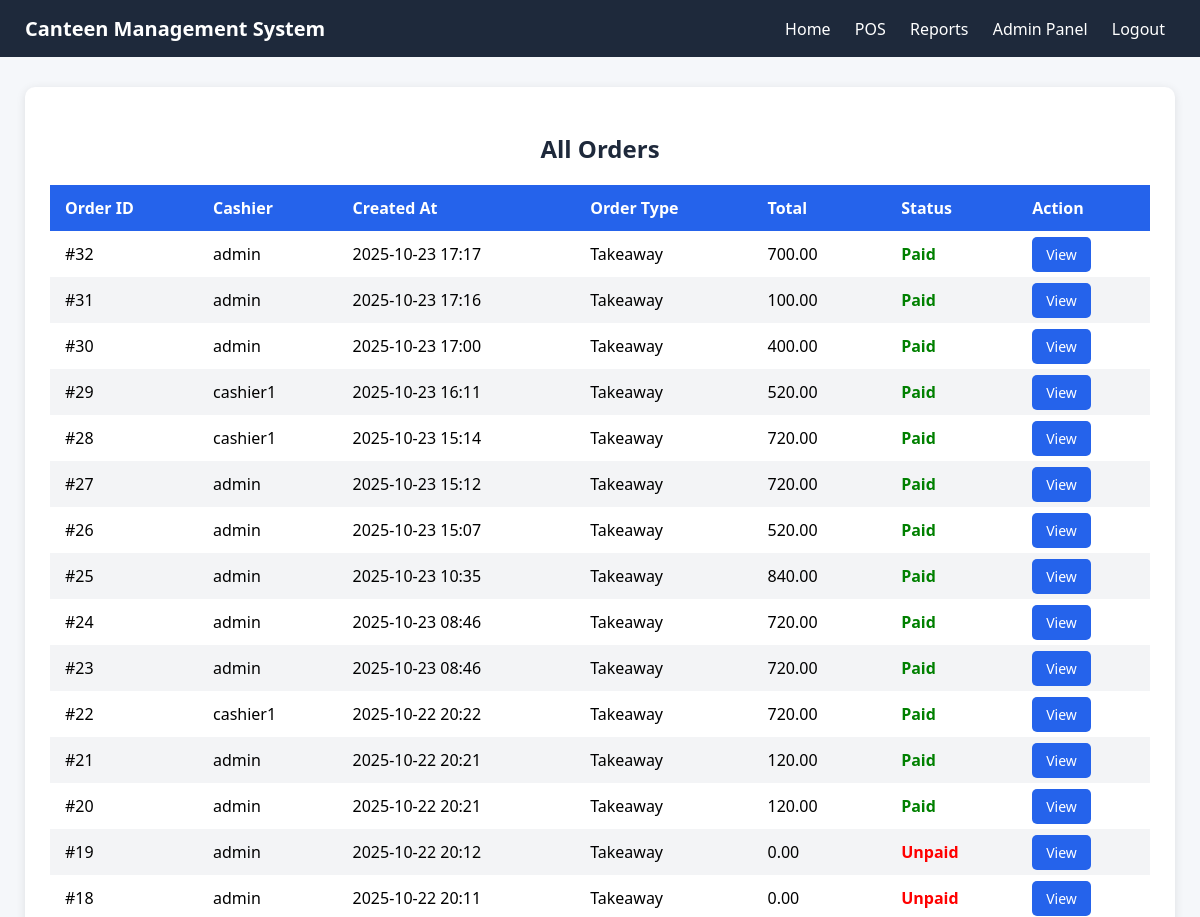
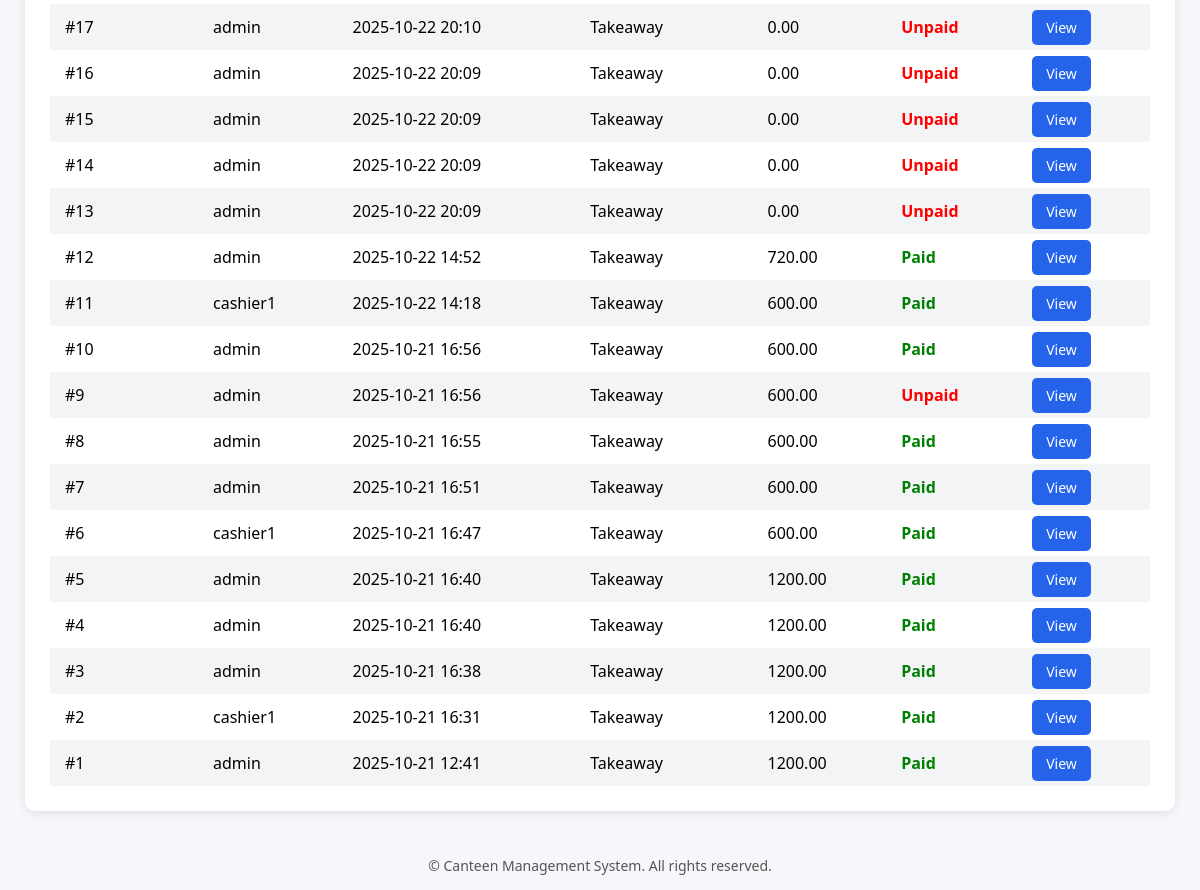
Screenshot of /orders/ (signed in) with the database file from the repository (2 pictures, top to bottom).
### canteen/models.py (models this page shows, shortened)
class Order(models.Model):
    created_at = models.DateTimeField(auto_now_add=True)
    cashier = models.ForeignKey(User, on_delete=models.SET_NULL, null=True, blank=True)
    order_type = models.CharField(max_length=20, choices=ORDER_TYPE_CHOICES, default='takeaway')
    discount_amount = models.DecimalField(max_digits=9, decimal_places=2, default=0)
    is_paid = models.BooleanField(default=False)
    cancelled = models.BooleanField(default=False)
    cancel_reason = models.TextField(blank=True)
    total_amount = models.DecimalField(max_digits=10, decimal_places=2, default=0)

### canteen/views.py (the view)
# urls.py: path('orders/', views.view_orders, name='view_orders'),
@login_required
def view_orders(request):
    orders = Order.objects.all().order_by('-created_at')
    return render(request, 'canteen/view_orders.html', {'orders': orders})

### canteen/templates/canteen/view_orders.html (shortened to what this page needs)
<!DOCTYPE html>
<html lang="en">
<head>
</head>
<body>
<header>
    <h1>Canteen Management System</h1>
    <nav>
        <a href="{% url 'canteen:index' %}">Home</a>
        <a href="{% url 'canteen:pos' %}">POS</a>
        <a href="{% url 'canteen:daily_sales' %}">Reports</a>
        <a href="/admin/">Admin Panel</a>
        <a href="{% url 'logout' %}">Logout</a>
    </nav>
</header>
<div class="container">
    <h2>All Orders</h2>
    <table>
        <thead>
            <tr>
                <th>Order ID</th>
                <th>Cashier</th>
                <th>Created At</th>
                <th>Order Type</th>
                <th>Total</th>
                <th>Status</th>
                <th>Action</th>
            </tr>
        </thead>
        <tbody>
            {% for order in orders %}
            <tr>
                <td>#{{ order.id }}</td>
                <td>{{ order.cashier.username|default:"-" }}</td>
                <td>{{ order.created_at|date:"Y-m-d H:i" }}</td>
                <td>{{ order.get_order_type_display }}</td>
                <td>{{ order.total_amount }}</td>
                <td>
                    {% if order.is_paid %}
                        <span class="status-paid">Paid</span>
                    {% else %}
                        <span class="status-unpaid">Unpaid</span>
                    {% endif %}
                </td>
                <td>
                    <a class="btn" href="{% url 'canteen:api_reprint' order.id %}">View</a>
                </td>
            </tr>
            {% empty %}
            <tr>
                <td colspan="7" style="text-align:center; color:#888;">No orders found.</td>
            </tr>
            {% endfor %}
        </tbody>
    </table>
</div>
<footer>
    © {{ now|date:"Y" }} Canteen Management System. All rights reserved.
</footer>
</body>
</html>

### canteen/templates/canteen/view_orders.html (style rules this page uses)
body { font-family: "Segoe UI", Arial, sans-serif; background-color: #f5f7fa; margin: 0; padding: 0; }
header { background-color: #1e293b; color: white; padding: 15px 25px; display: flex; justify-content: space-between; align-items: center; }
header h1 { font-size: 20px; margin: 0; }
nav a { color: white; text-decoration: none; margin: 0 10px; font-weight: 500; }
.container { max-width: 1100px; margin: 30px auto; background: white; padding: 25px; border-radius: 10px; box-shadow: 0 2px 10px rgba(0,0,0,0.1); }
h2 { text-align: center; color: #1e293b; margin-bottom: 20px; }
table { width: 100%; border-collapse: collapse; margin-top: 10px; }
th, td { padding: 12px 15px; text-align: left; }
th { background-color: #2563eb; color: white; }
tr:nth-child(even) { background-color: #f3f4f6; }
.status-paid { color: green; font-weight: 600; }
.status-unpaid { color: red; font-weight: 600; }
.btn { background-color: #2563eb; color: white; border: none; padding: 8px 14px; border-radius: 5px; cursor: pointer; text-decoration: none; font-size: 14px; }
footer { text-align: center; padding: 15px; color: #555; font-size: 14px; }

### rows the page displays
Order: id "32", cashier.username "admin", created_at "2025-10-23 17:17", order_type "Takeaway", total_amount "700.00", is_paid "Paid"
Order: id "31", cashier.username "admin", created_at "2025-10-23 17:16", order_type "Takeaway", total_amount "100.00", is_paid "Paid"
Order: id "30", cashier.username "admin", created_at "2025-10-23 17:00", order_type "Takeaway", total_amount "400.00", is_paid "Paid"
Order: id "29", cashier.username "cashier1", created_at "2025-10-23 16:11", order_type "Takeaway", total_amount "520.00", is_paid "Paid"
Order: id "28", cashier.username "cashier1", created_at "2025-10-23 15:14", order_type "Takeaway", total_amount "720.00", is_paid "Paid"
Order: id "27", cashier.username "admin", created_at "2025-10-23 15:12", order_type "Takeaway", total_amount "720.00", is_paid "Paid"
Order: id "26", cashier.username "admin", created_at "2025-10-23 15:07", order_type "Takeaway", total_amount "520.00", is_paid "Paid"
Order: id "25", cashier.username "admin", created_at "2025-10-23 10:35", order_type "Takeaway", total_amount "840.00", is_paid "Paid"
Order: id "24", cashier.username "admin", created_at "2025-10-23 08:46", order_type "Takeaway", total_amount "720.00", is_paid "Paid"
Order: id "23", cashier.username "admin", created_at "2025-10-23 08:46", order_type "Takeaway", total_amount "720.00", is_paid "Paid"
Order: id "22", cashier.username "cashier1", created_at "2025-10-22 20:22", order_type "Takeaway", total_amount "720.00", is_paid "Paid"
Order: id "21", cashier.username "admin", created_at "2025-10-22 20:21", order_type "Takeaway", total_amount "120.00", is_paid "Paid"
Order: id "20", cashier.username "admin", created_at "2025-10-22 20:21", order_type "Takeaway", total_amount "120.00", is_paid "Paid"
Order: id "19", cashier.username "admin", created_at "2025-10-22 20:12", order_type "Takeaway", total_amount "0.00", is_paid "Unpaid"
Order: id "18", cashier.username "admin", created_at "2025-10-22 20:11", order_type "Takeaway", total_amount "0.00", is_paid "Unpaid"
Order: id "17", cashier.username "admin", created_at "2025-10-22 20:10", order_type "Takeaway", total_amount "0.00", is_paid "Unpaid"
Order: id "16", cashier.username "admin", created_at "2025-10-22 20:09", order_type "Takeaway", total_amount "0.00", is_paid "Unpaid"
Order: id "15", cashier.username "admin", created_at "2025-10-22 20:09", order_type "Takeaway", total_amount "0.00", is_paid "Unpaid"
Order: id "14", cashier.username "admin", created_at "2025-10-22 20:09", order_type "Takeaway", total_amount "0.00", is_paid "Unpaid"
Order: id "13", cashier.username "admin", created_at "2025-10-22 20:09", order_type "Takeaway", total_amount "0.00", is_paid "Unpaid"
Order: id "12", cashier.username "admin", created_at "2025-10-22 14:52", order_type "Takeaway", total_amount "720.00", is_paid "Paid"
Order: id "11", cashier.username "cashier1", created_at "2025-10-22 14:18", order_type "Takeaway", total_amount "600.00", is_paid "Paid"
Order: id "10", cashier.username "admin", created_at "2025-10-21 16:56", order_type "Takeaway", total_amount "600.00", is_paid "Paid"
Order: id "9", cashier.username "admin", created_at "2025-10-21 16:56", order_type "Takeaway", total_amount "600.00", is_paid "Unpaid"
Order: id "8", cashier.username "admin", created_at "2025-10-21 16:55", order_type "Takeaway", total_amount "600.00", is_paid "Paid"
Order: id "7", cashier.username "admin", created_at "2025-10-21 16:51", order_type "Takeaway", total_amount "600.00", is_paid "Paid"
Order: id "6", cashier.username "cashier1", created_at "2025-10-21 16:47", order_type "Takeaway", total_amount "600.00", is_paid "Paid"
Order: id "5", cashier.username "admin", created_at "2025-10-21 16:40", order_type "Takeaway", total_amount "1200.00", is_paid "Paid"
Order: id "4", cashier.username "admin", created_at "2025-10-21 16:40", order_type "Takeaway", total_amount "1200.00", is_paid "Paid"
Order: id "3", cashier.username "admin", created_at "2025-10-21 16:38", order_type "Takeaway", total_amount "1200.00", is_paid "Paid"
Order: id "2", cashier.username "cashier1", created_at "2025-10-21 16:31", order_type "Takeaway", total_amount "1200.00", is_paid "Paid"
Order: id "1", cashier.username "admin", created_at "2025-10-21 12:41", order_type "Takeaway", total_amount "1200.00", is_paid "Paid"
